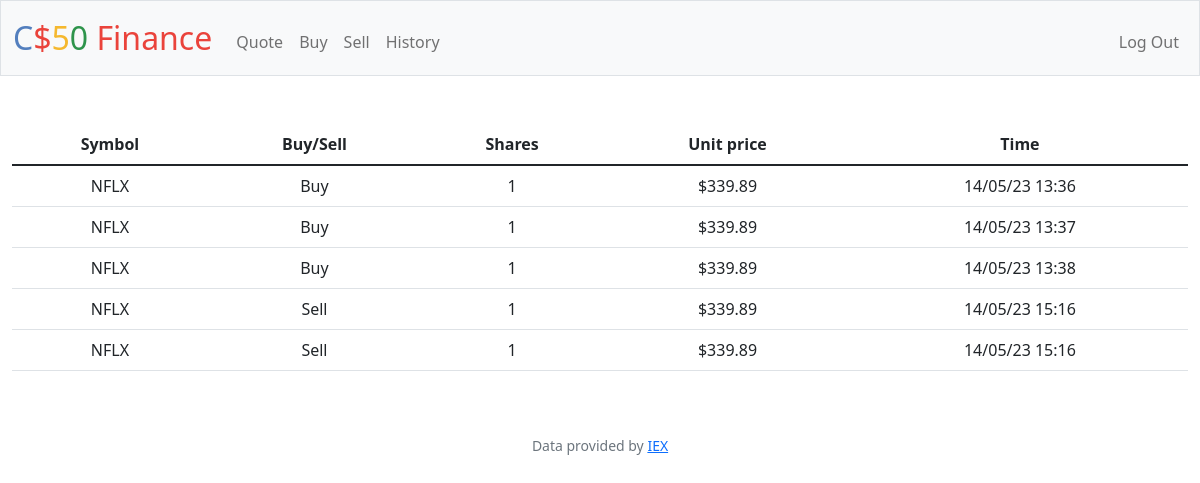
Screenshot of /history (signed in) with the database file from the repository.
### tables this page shows
CREATE TABLE portfolio (trans_id INTEGER PRIMARY KEY AUTOINCREMENT NOT NULL, id INTEGER NOT NULL, method TEXT NOT NULL, symbol TEXT NOT NULL, shares INTEGER NOT NULL, current_price NUMERIC NOT NULL, time DATETIME NOT NULL, name TEXT);

### app.py (the view)
@app.route("/history")
@login_required
def history():
    history = db.execute(
        "SELECT symbol, method, shares, current_price, time FROM portfolio WHERE id=? ORDER BY trans_id", session["user_id"])
    return render_template("history.html", history=history)

### app.py (called while the page is built)
@app.after_request
def after_request(response):
    response.headers["Cache-Control"] = "no-cache, no-store, must-revalidate"
    response.headers["Expires"] = 0
    response.headers["Pragma"] = "no-cache"
    return response

### helpers.py (called while the page is built)
def login_required(f):
    @wraps(f)
    def decorated_function(*args, **kwargs):
        if session.get("user_id") is None:
            return redirect("/login")
        return f(*args, **kwargs)
    return decorated_function

def usd(value):
    return f"${value:,.2f}"

### templates/history.html (shortened to what this page needs)
{% extends "layout.html" %}
{% block main %}
    <table class="table">
        <thead>
            <tr>
                <th scope="col"> Symbol </th>
                <th scope="col"> Buy/Sell </th>
                <th scope="col"> Shares </th>
                <th scope="col"> Unit price </th>
                <th scope="col"> Time </th>
             </tr>
        </thead>
        <tbody>
            {% for deal in history %}
            <tr>
               <td>{{ deal.symbol }}</td>
               <td>{{ deal.method }}</td>
               <td>{{ deal.shares }}</td>
               <td>{{ deal.current_price | usd }}</td>
               <td>{{ deal.time }}</td>
            </tr>
            {% endfor %}
        </tbody>
    </table>
{% endblock %}

### templates/layout.html (shortened to what this page needs)
<!DOCTYPE html>
<html lang="en">
    <head>
        <link href="https://cdn.jsdelivr.net/npm/bootstrap@5.1.3/dist/css/bootstrap.min.css" rel="stylesheet">
        <link href="/static/styles.css" rel="stylesheet">
    </head>
    <body>
        <nav class="bg-light border navbar navbar-expand-md navbar-light">
            <div class="container-fluid">
                <a class="navbar-brand" href="/"><span class="blue">C</span><span class="red">$</span><span class="yellow">5</span><span class="green">0</span> <span class="red">Finance</span></a>
                <div class="collapse navbar-collapse" id="navbar">
                    {% if session["user_id"] %}
                        <ul class="navbar-nav me-auto mt-2">
                            <li class="nav-item"><a class="nav-link" href="/quote">Quote</a></li>
                            <li class="nav-item"><a class="nav-link" href="/buy">Buy</a></li>
                            <li class="nav-item"><a class="nav-link" href="/sell">Sell</a></li>
                            <li class="nav-item"><a class="nav-link" href="/history">History</a></li>
                        </ul>
                        <ul class="navbar-nav ms-auto mt-2">
                            <li class="nav-item"><a class="nav-link" href="/logout">Log Out</a></li>
                        </ul>
                    {% else %}
                        <ul class="navbar-nav ms-auto mt-2">
                            <li class="nav-item"><a class="nav-link" href="/register">Register</a></li>
                            <li class="nav-item"><a class="nav-link" href="/login">Log In</a></li>
                        </ul>
                    {% endif %}
                </div>
            </div>
        </nav>
        <main class="container-fluid py-5 text-center">
            {% block main %}{% endblock %}
        </main>
        <footer class="mb-5 small text-center text-muted">
            Data provided by <a href="https://iexcloud.io/">IEX</a>
        </footer>
    </body>
</html>

### static/styles.css (style rules this page uses)
nav .navbar-brand { font-size: xx-large; }
nav .navbar-brand .blue { color: #537fbe; }
nav .navbar-brand .red { color: #ea433b; }
nav .navbar-brand .yellow { color: #f5b82e; }
nav .navbar-brand .green { color: #2e944b; }

### rows the page displays
portfolio: symbol "NFLX", method "Buy", shares "1", current_price "$339.89", time "14/05/23 13:36"
portfolio: symbol "NFLX", method "Buy", shares "1", current_price "$339.89", time "14/05/23 13:37"
portfolio: symbol "NFLX", method "Buy", shares "1", current_price "$339.89", time "14/05/23 13:38"
portfolio: symbol "NFLX", method "Sell", shares "1", current_price "$339.89", time "14/05/23 15:16"
portfolio: symbol "NFLX", method "Sell", shares "1", current_price "$339.89", time "14/05/23 15:16"
